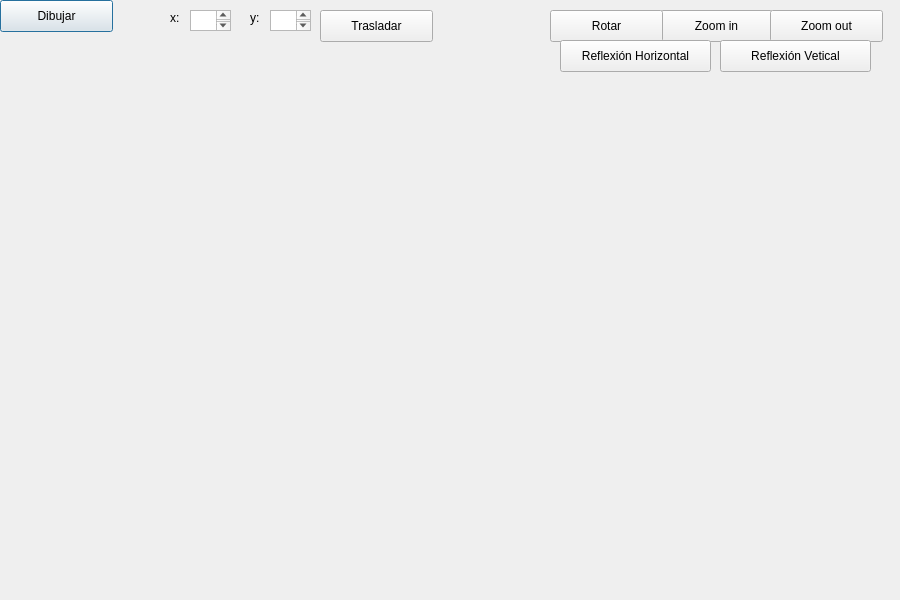
<?xml version="1.0" encoding="UTF-8"?>
<ui version="4.0">
 <class>Cono</class>
 <widget class="QDialog" name="Cono">
  <property name="geometry">
   <rect>
    <x>0</x>
    <y>0</y>
    <width>900</width>
    <height>600</height>
   </rect>
  </property>
  <property name="windowTitle">
   <string>Cono</string>
  </property>
  <widget class="QPushButton" name="pushButton">
   <property name="geometry">
    <rect>
     <x>0</x>
     <y>0</y>
     <width>113</width>
     <height>32</height>
    </rect>
   </property>
   <property name="text">
    <string>Dibujar</string>
   </property>
  </widget>
  <widget class="QLabel" name="label_3">
   <property name="geometry">
    <rect>
     <x>170</x>
     <y>10</y>
     <width>41</width>
     <height>16</height>
    </rect>
   </property>
   <property name="text">
    <string>x:</string>
   </property>
  </widget>
  <widget class="QPushButton" name="pushButton_2">
   <property name="geometry">
    <rect>
     <x>320</x>
     <y>10</y>
     <width>113</width>
     <height>32</height>
    </rect>
   </property>
   <property name="text">
    <string>Trasladar</string>
   </property>
  </widget>
  <widget class="QLabel" name="label_4">
   <property name="geometry">
    <rect>
     <x>250</x>
     <y>10</y>
     <width>51</width>
     <height>16</height>
    </rect>
   </property>
   <property name="text">
    <string>y:</string>
   </property>
  </widget>
  <widget class="QTextEdit" name="boxYinicio">
   <property name="geometry">
    <rect>
     <x>270</x>
     <y>10</y>
     <width>41</width>
     <height>21</height>
    </rect>
   </property>
  </widget>
  <widget class="QTextEdit" name="boxXinicio">
   <property name="geometry">
    <rect>
     <x>190</x>
     <y>10</y>
     <width>41</width>
     <height>21</height>
    </rect>
   </property>
  </widget>
  <widget class="QPushButton" name="pushButton_5">
   <property name="geometry">
    <rect>
     <x>660</x>
     <y>10</y>
     <width>113</width>
     <height>32</height>
    </rect>
   </property>
   <property name="text">
    <string>Zoom in</string>
   </property>
  </widget>
  <widget class="QPushButton" name="pushButton_3">
   <property name="geometry">
    <rect>
     <x>550</x>
     <y>10</y>
     <width>113</width>
     <height>32</height>
    </rect>
   </property>
   <property name="text">
    <string>Rotar</string>
   </property>
  </widget>
  <widget class="QPushButton" name="pushButton_6">
   <property name="geometry">
    <rect>
     <x>560</x>
     <y>40</y>
     <width>151</width>
     <height>32</height>
    </rect>
   </property>
   <property name="text">
    <string>Reflexión Horizontal</string>
   </property>
  </widget>
  <widget class="QPushButton" name="pushButton_4">
   <property name="geometry">
    <rect>
     <x>770</x>
     <y>10</y>
     <width>113</width>
     <height>32</height>
    </rect>
   </property>
   <property name="text">
    <string>Zoom out</string>
   </property>
  </widget>
  <widget class="QPushButton" name="pushButton_7">
   <property name="geometry">
    <rect>
     <x>720</x>
     <y>40</y>
     <width>151</width>
     <height>32</height>
    </rect>
   </property>
   <property name="text">
    <string>Reflexión Vetical</string>
   </property>
  </widget>
 </widget>
 <resources/>
 <connections/>
</ui>
